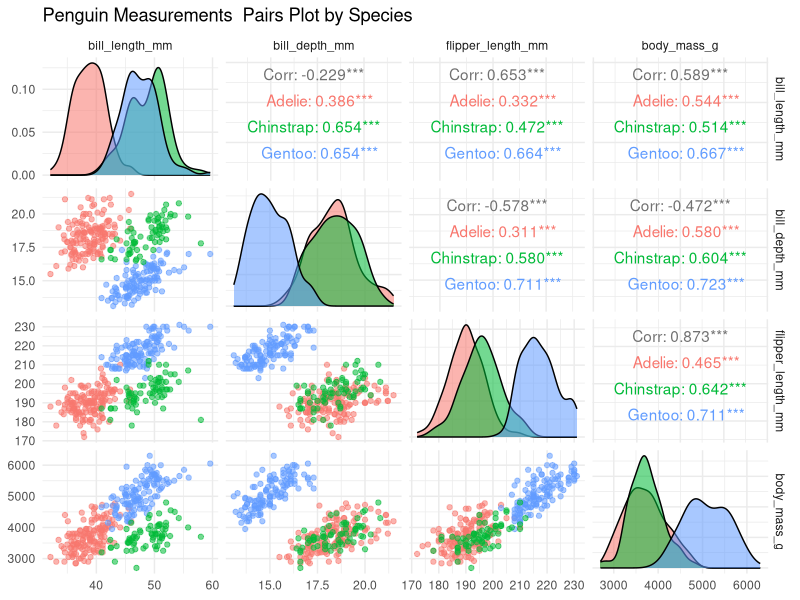
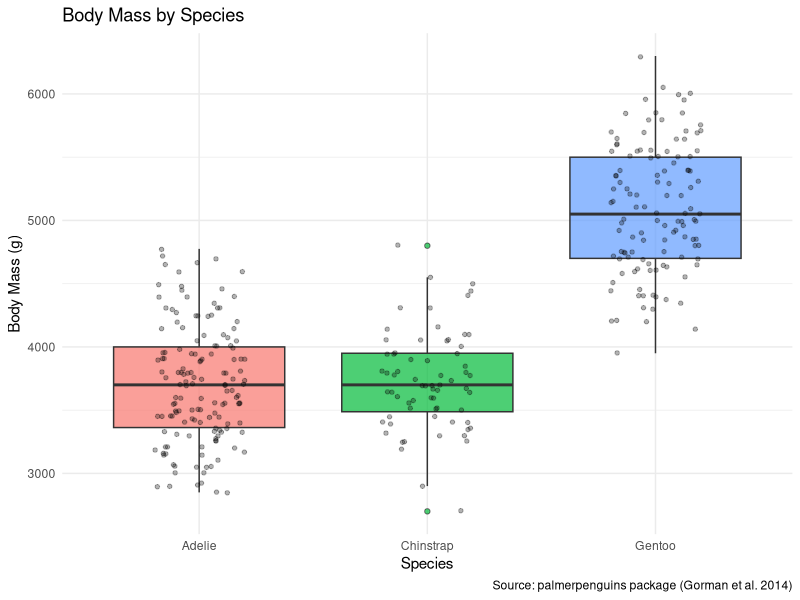
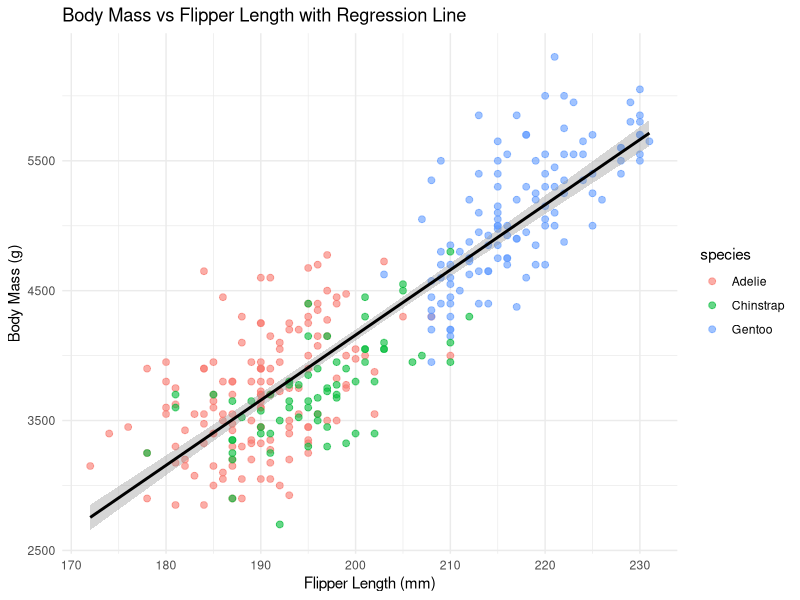
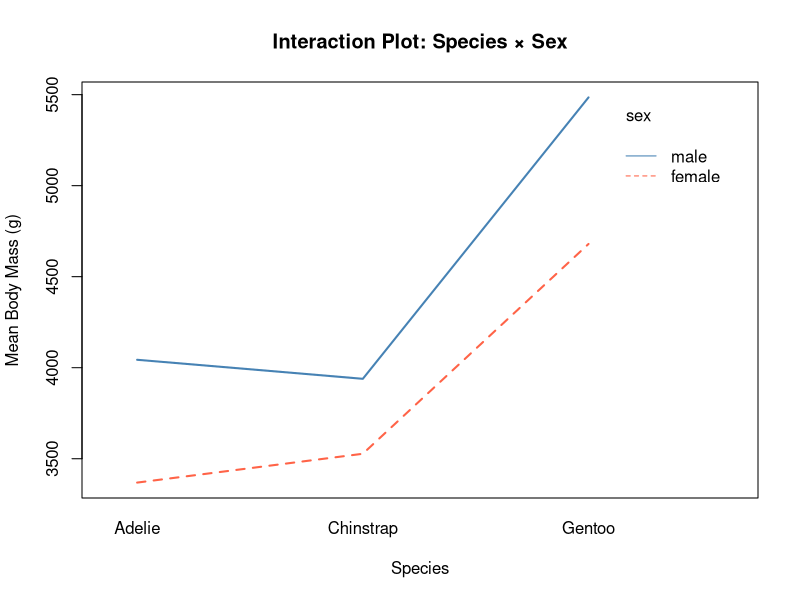
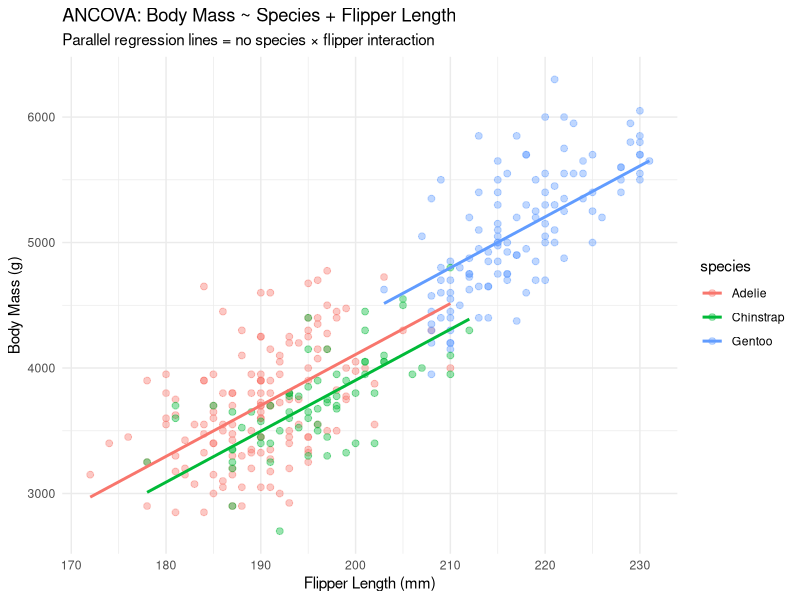
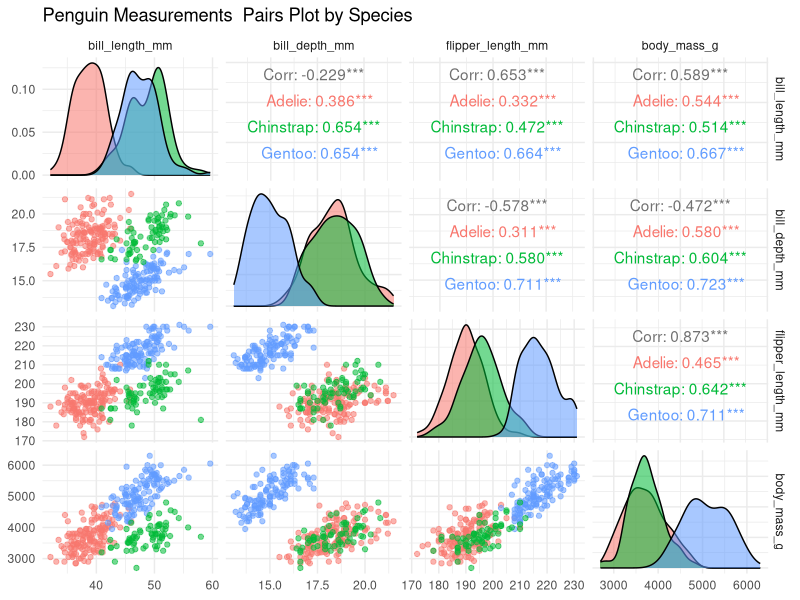
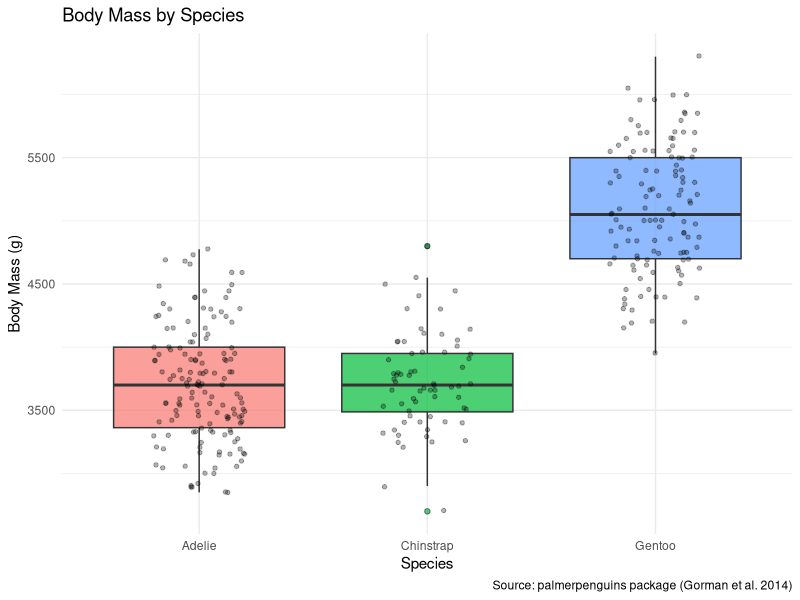
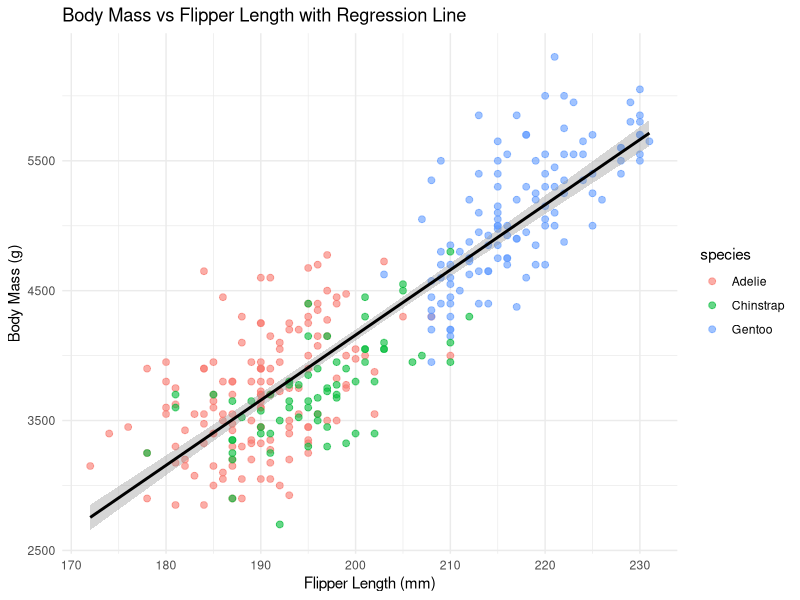

Reproduce these figures in R, in order.
# ============================================================
# Palmer Penguins: Linear Models & ANCOVA
# STAT 4000 Portfolio Project 1  R Implementation
# Author: Jrudani21
# ============================================================

# ── 0. Install & load packages ───────────────────────────────
# install.packages(c("palmerpenguins", "tidyverse", "broom", "car", "emmeans", "GGally"))
library(palmerpenguins)
library(tidyverse)
library(broom)
library(car)
library(emmeans)
library(GGally)

data(penguins)

# ── 1. Quick data overview ────────────────────────────────────
glimpse(penguins)
summary(penguins)

# Drop rows with any NA (11 rows)
penguins_clean <- penguins |> drop_na()
cat("Clean rows:", nrow(penguins_clean), "\n")

# ── 2. EDA ────────────────────────────────────────────────────

# 2a. Pairs plot coloured by species
ggpairs(
  penguins_clean,
  columns  = c("bill_length_mm", "bill_depth_mm",
               "flipper_length_mm", "body_mass_g"),
  aes(colour = species, alpha = 0.6)
) +
  labs(title = "Penguin Measurements  Pairs Plot by Species") +
  theme_minimal()
ggsave("figures/01_pairs_plot.png", width = 10, height = 8)

# 2b. Body mass distribution by species
ggplot(penguins_clean, aes(x = species, y = body_mass_g,
                            fill = species)) +
  geom_boxplot(alpha = 0.7, outlier.shape = 21) +
  geom_jitter(width = 0.2, alpha = 0.3, size = 1.2) +
  labs(
    title   = "Body Mass by Species",
    x       = "Species",
    y       = "Body Mass (g)",
    caption = "Source: palmerpenguins package (Gorman et al. 2014)"
  ) +
  theme_minimal() +
  theme(legend.position = "none")
ggsave("figures/02_boxplot_mass_species.png", width = 7, height = 5)

# ── 3. Linear Regression: body mass ~ flipper length ─────────

lm_flip <- lm(body_mass_g ~ flipper_length_mm, data = penguins_clean)
summary(lm_flip)

# Least-squares line
cat("\nRegression line:\n")
cat(sprintf("body_mass_g_hat = %.3f + %.3f * flipper_length_mm\n",
            coef(lm_flip)[1], coef(lm_flip)[2]))

# Plot with confidence band
ggplot(penguins_clean, aes(x = flipper_length_mm, y = body_mass_g,
                            colour = species)) +
  geom_point(alpha = 0.6, size = 2) +
  geom_smooth(aes(group = 1), method = "lm",
              colour = "black", se = TRUE, linewidth = 1) +
  labs(
    title   = "Body Mass vs Flipper Length with Regression Line",
    x       = "Flipper Length (mm)",
    y       = "Body Mass (g)"
  ) +
  theme_minimal()
ggsave("figures/03_regression_flipper_mass.png", width = 8, height = 5)

# ── 4. Model Diagnostics ──────────────────────────────────────
png("figures/04_diagnostics_lm.png", width = 900, height = 700)
par(mfrow = c(2, 2))
plot(lm_flip)
dev.off()

# ── 5. One-Way ANOVA: bill length ~ species ───────────────────

anova_bill <- aov(bill_length_mm ~ species, data = penguins_clean)
summary(anova_bill)

# Normality check on residuals
shapiro_result <- shapiro.test(resid(anova_bill))
cat("\nShapiro-Wilk p-value:", shapiro_result$p.value, "\n")

# Tukey post-hoc
tukey_result <- TukeyHSD(anova_bill)
print(tukey_result)

# ── 6. Two-Way ANOVA: body mass ~ sex * species ───────────────

anova_2way <- aov(body_mass_g ~ sex * species, data = penguins_clean)
summary(anova_2way)

# Interaction plot
with(penguins_clean,
     interaction.plot(species, sex, body_mass_g,
                      col   = c("tomato", "steelblue"),
                      lwd   = 2,
                      xlab  = "Species",
                      ylab  = "Mean Body Mass (g)",
                      main  = "Interaction Plot: Species × Sex"))
# Save via png device
png("figures/05_interaction_plot.png", width = 700, height = 500)
with(penguins_clean,
     interaction.plot(species, sex, body_mass_g,
                      col  = c("tomato", "steelblue"),
                      lwd  = 2, xlab = "Species",
                      ylab = "Mean Body Mass (g)",
                      main = "Interaction Plot: Species × Sex"))
dev.off()

# ── 7. ANCOVA: body mass ~ species + flipper length ───────────

ancova_model <- lm(body_mass_g ~ species + flipper_length_mm,
                   data = penguins_clean)
Anova(ancova_model, type = "III")
summary(ancova_model)

# Adjusted means per species (controlling for flipper length)
emm <- emmeans(ancova_model, ~ species)
print(emm)

# ANCOVA plot: fitted lines per species (same slope, different intercepts)
penguins_clean$fitted_ancova <- fitted(ancova_model)

ggplot(penguins_clean,
       aes(x = flipper_length_mm, y = body_mass_g, colour = species)) +
  geom_point(alpha = 0.4, size = 2) +
  geom_line(aes(y = fitted_ancova), linewidth = 1) +
  labs(
    title   = "ANCOVA: Body Mass ~ Species + Flipper Length",
    subtitle = "Parallel regression lines = no species × flipper interaction",
    x       = "Flipper Length (mm)",
    y       = "Body Mass (g)"
  ) +
  theme_minimal()
ggsave("figures/06_ancova_fitted.png", width = 8, height = 5)

# ── 8. Summary table ─────────────────────────────────────────
cat("\n===== MODEL SUMMARY TABLE =====\n")
cat(sprintf("%-30s %s\n", "Model", "Key Result"))
cat(strrep("-", 60), "\n")
cat(sprintf("%-30s R² = %.3f, slope = %.1f g/mm\n",
            "Linear Reg (flip→mass)",
            summary(lm_flip)$r.squared,
            coef(lm_flip)["flipper_length_mm"]))
cat(sprintf("%-30s F(%d,%d)=%.2f, p<.001\n",
            "One-Way ANOVA (bill~species)",
            summary(anova_bill)[[1]]$Df[1],
            summary(anova_bill)[[1]]$Df[2],
            summary(anova_bill)[[1]]$`F value`[1]))
cat(sprintf("%-30s Interaction p=%.3f\n",
            "Two-Way ANOVA (mass~sex*spp)",
            summary(anova_2way)[[1]]$`Pr(>F)`[3]))
cat(sprintf("%-30s Adj-R² = %.3f\n",
            "ANCOVA (mass~species+flip)",
            summary(ancova_model)$adj.r.squared))
